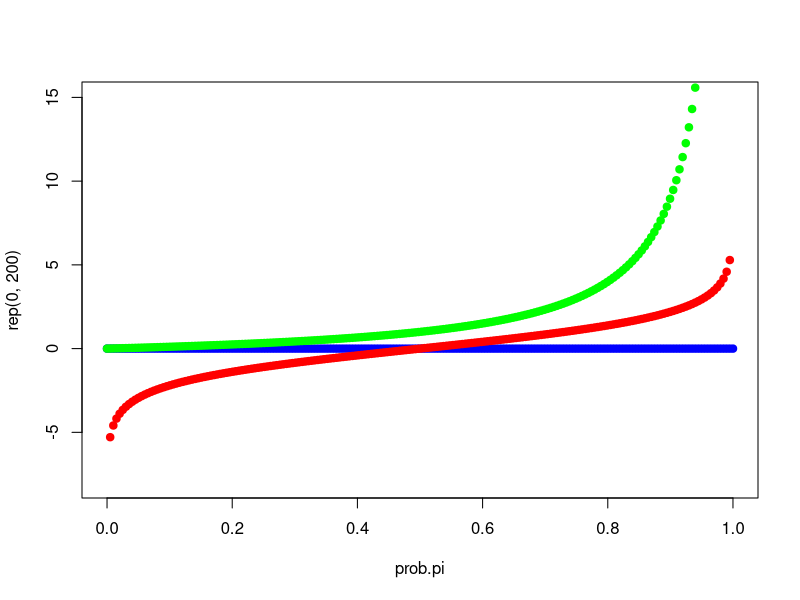

Write the R code that produced this figure.
## ---- chunk 1
prob.pi <- seq(0, 1, length.out = 200)
prob.pi.odds <- prob.pi/ (1-prob.pi)
prob.pi.logodds <- log(prob.pi.odds)

plot(prob.pi, rep(0, 200), col = 'blue', pch = 19, ylim = c(-8, 15)) + 
  points(prob.pi, prob.pi.odds, col = 'green', pch = 19) +
  points(prob.pi, prob.pi.logodds, col = 'red', pch = 19) 
